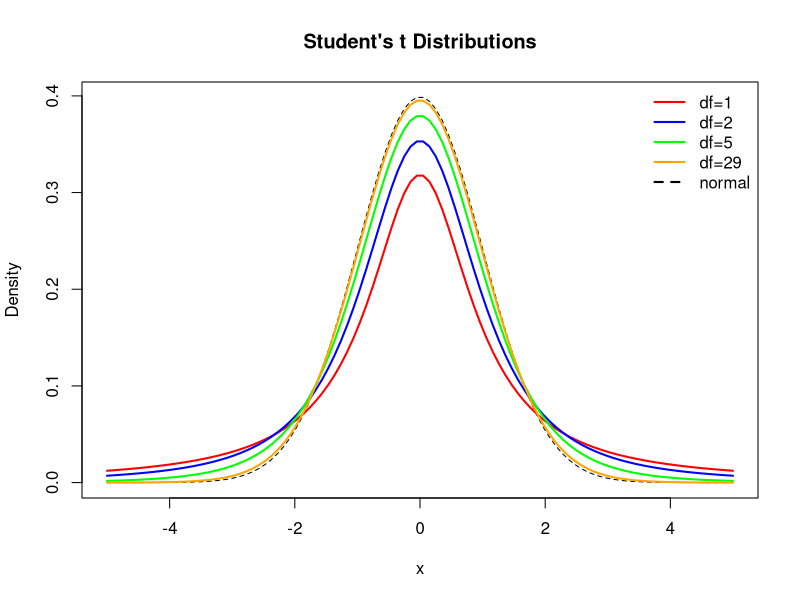

Generate this figure with R:

################################################################
#             Biostatistical Methods I: Lecture 6              #
#            Statistical Inference: One-Sample Mean            #
#           Author: Cody Chiuzan; Date: Sept 20, 2018          #
################################################################

rm(list=ls())


# Construct a 95% CI for n=10, mu=175, and known sigma=15
# Sigma represents the pooulation standard deviation
# 1-(alpha/2)=1-(0.05/2)=0.975

LCLz<-175 - qnorm(0.975) * 15/sqrt(10)
UCLz<-175 + qnorm(0.975) * 15/sqrt(10)
CLz<-c(LCLz, UCLz)

# What if we want a 99% CI?
LCLz<-175 - qnorm(0.995) * 15/sqrt(10)
UCLz<-175 + qnorm(0.995) * 15/sqrt(10)
CLz<-c(LCLz, UCLz)

# Notice that increasing the confidence level (decreasing alpha),
# leads to a wider confidence interval.


#################################################################
#                 Student's t-distribution                      #
#################################################################

# Student's t distributions with various degrees of freedom 
# Comparison to the normal distribution

# Function dt() calculates the density for t-distribution

x <- seq(-5, 5, length=100)
densnorm <- dnorm(x)

df <- c(1, 2, 5, 29)
colors <- c("red", "blue", "green", "orange", "black")

plot(x, densnorm, type="l", lty=2, xlab="x", ylab="Density", main="Student's t Distributions")

for (i in 1:4){
  lines(x, dt(x,df[i]), lwd=2, col=colors[i])
}

legend("topright", legend=c("df=1", "df=2", "df=5", "df=29", "normal"), 
        bty='n', lwd=2, lty=c(1, 1, 1, 1, 2), col=colors)



# Construct a 95% CI for n=10 => df=10-1=9, mu=175, and known s=15
# s represents the sample standard deviation

LCLt<-175 - qt(0.975, df=9) * 15/sqrt(10)
UCLt<-175 + qt(0.975, df=9) * 15/sqrt(10)
CLt<-c(LCLt, UCLt)



# Infarct size example
# Test if the mean infract size is different from 25
# X_bar=16, s=10, N=40

t_stats<-(16-25)/(10/sqrt(40))

# Compare the test statistics with the critical value, alpha=0.05

qt(0.975,39) # 2.26

# Compute the p-value: t_stats<0, so the p-value is twice area to the left of a t distr. with 39 df

p.val<-2*pt(t_stats,39) # p.val<.0001, reject H0.



# We want to test the hypothesis that mothers with low socio-economic status
# deliver babies with lower than 'normal' birthweights. 
# Suppose the true mean birthweight follows a normal distribution with
# mean of 120oz and standard deviation of 24oz.

# Generate data and randomly select a random sample of 50.
set.seed(3)
bweight<-rnorm(50,120,24)

# Using the sample generated above, perform a t-test to test the hypotheses:
# The true mean birthweight is different than 120oz
# Use alpha=0.05

t.test(bweight, alternative='two.sided', mu=120)

# Output from R #
# One Sample t-test

# data:  bweight
# t = -0.50797, df = 49,                                     # test statistic: t=-0.51 > -qt(0.975,49) => fail to reject H0
# p-value = 0.6138                                           # p-value >0.05 => fail to reject H0
# alternative hypothesis: true mean is not equal to 120
# 95 percent confidence interval: 112.3968 124.5350          # 95% CI for the true mean weight: (112.4,124.5)
# sample estimates:mean of x 118.4659                        # Xbar=118.5


# The true mean birthweight is less than 120oz
# Use alpha=0.05
t.test(bweight, alternative='less', mu=120)


# The true mean birthweight is greater than 120oz
# Use alpha=0.05
t.test(bweight, alternative='greater', mu=120)





